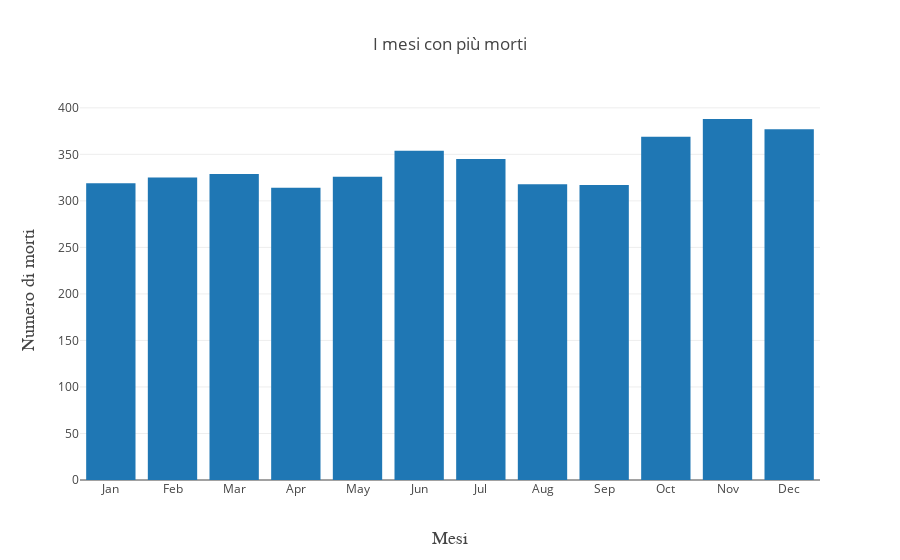

The cell this chart's notebook holds for it:
### Markdown cell above
### Aumento o Diminuzione?

Lo scatter plot illustra come è aumentato il numero di decessi negli ultimi anni. La percentuale dell'asse y è stata calcolata dividendo per 3'600'000 e moltiplicando per 100 il numero di persone decedute in ogni anno. 

Soprattutto negli ultimi anni il numero di decessi è in notevole aumento, e in 5 anni (dal 2012 al 2017) è addirittura triplicato.

### Code cell
from datetime import datetime 
import calendar

dfNew = df.dropna(subset=['Date'])

data = pd.to_datetime(dfNew['Date'])


monthName = []
for i in range(1,13):
    monthName.append(calendar.month_abbr[i])

month= monthName.copy();
    
for i in range(len(monthName)):
    month[i] = 0

for i in data.dt.month:
    month[i-1]+= 1

trace0 = go.Bar(
    x =monthName,
    y = month,
    name = 'Mesi',
)


data = [trace0]
layout = go.Layout(
 title='I mesi con più morti',
    xaxis=dict(
        title='Mesi',
        titlefont=dict(
            family='Courier New, monospace',
            size=18
        )
    ),
    yaxis=dict(
        title='Numero di morti',
        titlefont=dict(
            family='Courier New, monospace',
            size=18
        )
    )
)
fig = go.Figure(data=data, layout=layout)
py.iplot(fig, filename='stacked-bar')

### Figure 1 — Plotly figure (JSON) as saved in the notebook; plotly's stock layout.template omitted (floating-point values rounded to 4 significant figures)
{"data": [{"name": "Mesi", "type": "bar", "uid": "c6faaa86-0784-11e9-a375-309c2316f643", "x": ["Jan", "Feb", "Mar", "Apr", "May", "Jun", "Jul", "Aug", "Sep", "Oct", "Nov", "Dec"], "y": [319, 325, 329, 314, 326, 354, 345, 318, 317, 369, 388, 377]}], "layout": {"title": "I mesi con più morti", "xaxis": {"title": "Mesi", "titlefont": {"family": "Courier New, monospace", "size": 18}}, "yaxis": {"title": "Numero di morti", "titlefont": {"family": "Courier New, monospace", "size": 18}}}}
